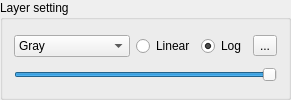
           <widget class="QGroupBox" name="toolsGroupBox">
            <property name="title">
             <string>Layer setting</string>
            </property>
            <layout class="QVBoxLayout" name="verticalLayout_12">
             <item>
              <layout class="QHBoxLayout" name="LutLayout">
               <item>
                <widget class="QComboBox" name="lutComboBox">
                 <item>
                  <property name="text">
                   <string>Gray</string>
                  </property>
                 </item>
                 <item>
                  <property name="text">
                   <string>Default</string>
                  </property>
                 </item>
                 <item>
                  <property name="text">
                   <string>Default Step</string>
                  </property>
                 </item>
                 <item>
                  <property name="text">
                   <string>EField</string>
                  </property>
                 </item>
                 <item>
                  <property name="text">
                   <string>Glow</string>
                  </property>
                 </item>
                 <item>
                  <property name="text">
                   <string>MinMax</string>
                  </property>
                 </item>
                 <item>
                  <property name="text">
                   <string>PhysicsContour</string>
                  </property>
                 </item>
                 <item>
                  <property name="text">
                   <string>PureRed</string>
                  </property>
                 </item>
                 <item>
                  <property name="text">
                   <string>PureGreen</string>
                  </property>
                 </item>
                 <item>
                  <property name="text">
                   <string>PureBlue</string>
                  </property>
                 </item>
                 <item>
                  <property name="text">
                   <string>Run1</string>
                  </property>
                 </item>
                 <item>
                  <property name="text">
                   <string>Run2</string>
                  </property>
                 </item>
                 <item>
                  <property name="text">
                   <string>Sar</string>
                  </property>
                 </item>
                 <item>
                  <property name="text">
                   <string>Temperature</string>
                  </property>
                 </item>
                 <item>
                  <property name="text">
                   <string>TenStep</string>
                  </property>
                 </item>
                 <item>
                  <property name="text">
                   <string>VolRenGlow</string>
                  </property>
                 </item>
                 <item>
                  <property name="text">
                   <string>VolRenGreen</string>
                  </property>
                 </item>
                 <item>
                  <property name="text">
                   <string>VolRenRGB</string>
                  </property>
                 </item>
                 <item>
                  <property name="text">
                   <string>VolRenTwoLev</string>
                  </property>
                 </item>
                 <item>
                  <property name="text">
                   <string>AllYellow</string>
                  </property>
                 </item>
                 <item>
                  <property name="text">
                   <string>AllCyan</string>
                  </property>
                 </item>
                 <item>
                  <property name="text">
                   <string>AllViolet</string>
                  </property>
                 </item>
                 <item>
                  <property name="text">
                   <string>AllWhite</string>
                  </property>
                 </item>
                 <item>
                  <property name="text">
                   <string>AllBlack</string>
                  </property>
                 </item>
                 <item>
                  <property name="text">
                   <string>AllRed</string>
                  </property>
                 </item>
                 <item>
                  <property name="text">
                   <string>AllGreen</string>
                  </property>
                 </item>
                 <item>
                  <property name="text">
                   <string>AllBlu</string>
                  </property>
                 </item>
                </widget>
               </item>
               <item>
                <widget class="QRadioButton" name="linearadioButton">
                 <property name="text">
                  <string>Linear</string>
                 </property>
                </widget>
               </item>
               <item>
                <widget class="QRadioButton" name="logRadioButton">
                 <property name="text">
                  <string>Log</string>
                 </property>
                 <property name="checked">
                  <bool>true</bool>
                 </property>
                </widget>
               </item>
               <item>
                <widget class="QToolButton" name="toolButton_2">
                 <property name="enabled">
                  <bool>true</bool>
                 </property>
                 <property name="text">
                  <string>...</string>
                 </property>
                </widget>
               </item>
              </layout>
             </item>
             <item>
              <layout class="QHBoxLayout" name="horizontalLayout_19">
               <item>
                <widget class="QSlider" name="horizontalSlider">
                 <property name="value">
                  <number>99</number>
                 </property>
                 <property name="orientation">
                  <enum>Qt::Horizontal</enum>
                 </property>
                </widget>
               </item>
              </layout>
             </item>
            </layout>
           </widget>
